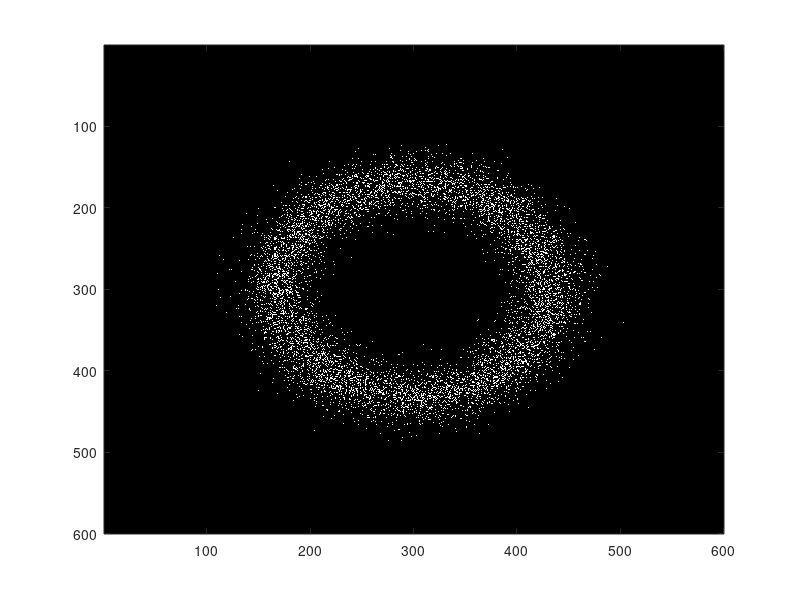

Here is the MATLAB script that generated this plot: (Note: this script raises an error after producing the figure.)
%% Without Icing
% see below for notes

N = 600;
M = zeros(N,N);

x_center = 300; y_center = 300;

for row = 1:N
    for col = 1:N
        r = sqrt( (row - x_center)^2 + (col - y_center)^2 );
        if r > (130 - 20*randn(1,1)) & r < (130 + 20*randn(1,1))
            M(row,col) = 2;
        end
    end
end


figure(5)
colormap(gray(2))
image(M)
truesize

%% With Icing

% cell array with available icings
icings = {'lime','raspberry','orange','none'};
% Format your question for the user
question = ['\nWhat kind of icing would you like?\n',...
            '(We have lime, raspberry, orange or, ',...
            'if you would like it plain, say none.)\n\n'];
% Ask the user what color the would like, and put their answer
% in a string.
user_color = lower(input(question, 's'));

% change the icing color depending on their answer
if sum(strcmpi(icings, user_color)) == 0 % checks if the answer is in the 
                                     % available icings
    disp(['Sorry we don''t have that. Please pick something else'])
    user_color = lower(input(question, 's')); % ask them again

% if they didn't pick anything, give them raspberry
elseif isempty(user_color) 
    icing_color = [0.6,0.2,1];
% if we have the icing, change the third level of the color map     
elseif  sum(strcmpi(icings, user_color)) > 0
    switch user_color
        case 'lime'
            icing_color = [0.5,1,0];
        case 'raspberry'
            icing_color = [0.6,0.2,1];
        case 'orange'
            icing_color = [1,0.5,0];
        case 'none'
            icing_color = [1,1,1];
    end
end

icing_map = [0,0,0;... % make the icing map with three levels
            1,1,1;...
            icing_color];
N = 600;
M = zeros(N,N); % make an zeros matrix

x_center = 300; y_center = 300; % center of your donut

for row = 1:N
    for col = 1:N
        % the distance from the center of the donut
        r = sqrt( (row - x_center)^2 + (col - y_center)^2 ); 
        
        % this is what makes it noisy
        if r > (130 - 20*randn(1,1)) & r < (130 + 20*randn(1,1))
            M(row,col) = 2;
            
        % make the icing color the third level of the color map 
        elseif r > (130 - 10*randn(1,1)) & r < (130 + 10*randn(1,1))
            M(row,col) = 3;
        end
        
    end
end


figure(5)
colormap(icing_map)
image(M)
truesize





